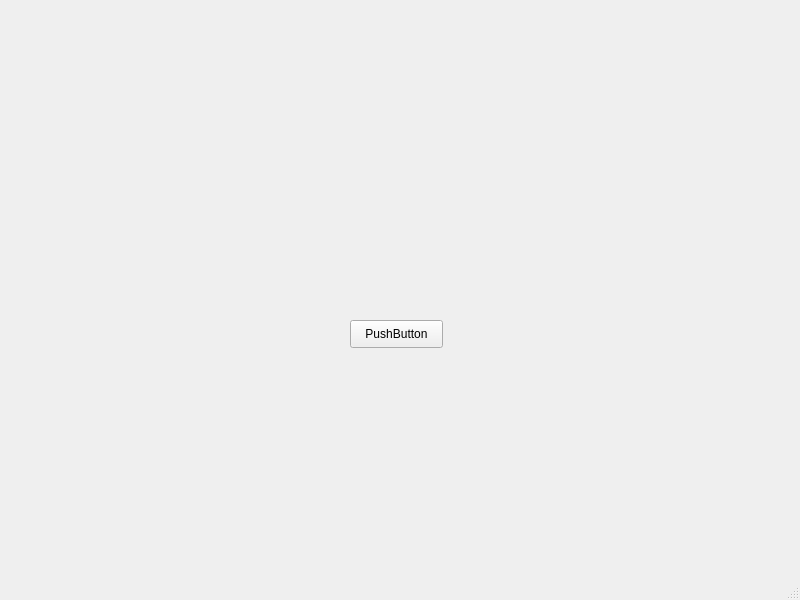
<?xml version="1.0" encoding="UTF-8"?>
<ui version="4.0">
 <class>MainWindow</class>
 <widget class="QMainWindow" name="MainWindow">
  <property name="geometry">
   <rect>
    <x>0</x>
    <y>0</y>
    <width>800</width>
    <height>600</height>
   </rect>
  </property>
  <property name="windowTitle">
   <string>MainWindow</string>
  </property>
  <widget class="QWidget" name="centralwidget">
   <widget class="QPushButton" name="pushButton">
    <property name="geometry">
     <rect>
      <x>350</x>
      <y>320</y>
      <width>93</width>
      <height>28</height>
     </rect>
    </property>
    <property name="text">
     <string>PushButton</string>
    </property>
   </widget>
  </widget>
  <widget class="QMenuBar" name="menubar">
   <property name="geometry">
    <rect>
     <x>0</x>
     <y>0</y>
     <width>800</width>
     <height>26</height>
    </rect>
   </property>
  </widget>
  <widget class="QStatusBar" name="statusbar"/>
 </widget>
 <resources/>
 <connections/>
</ui>
